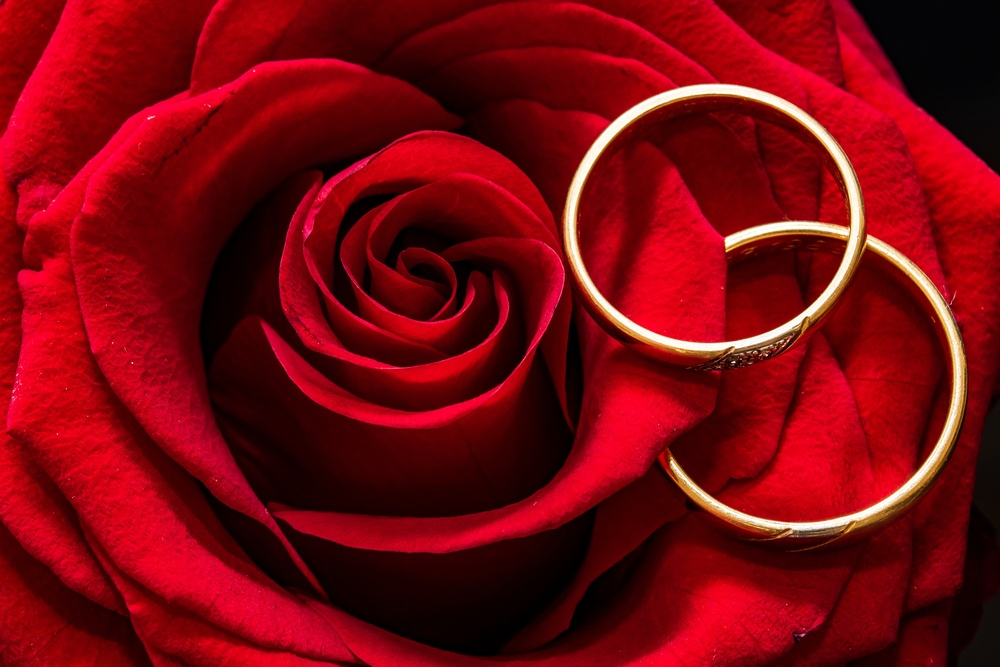
#> input picture GoruntuIsleme/19. Kendi Haar Cascade Dosyanı Yap !-20231009T192857Z-001/car_cascade/n/pexels_photo_415334.jpeg, 1000 x 667 px, shrunk from 6000 x 4000 before the run, given in place of the camera
$ jupyter execute RenkleriBulmaVeSayma.ipynb
#> lines starting #> are read from the running program, lines starting #| are printed output that depends on the picture; after the words box and inside, x2 and y2 are one past the last pixel; in counts of white or black regions, pixels touching at a corner belong together
[cell 1]
import cv2
import numpy as np

cap = cv2.VideoCapture(0)

lower_blue = np.array([100, 108, 100])
upper_blue = np.array([140, 255, 255])

# Pencereleri oluşturma ve ayarlama
cv2.namedWindow("frame", cv2.WND_PROP_FULLSCREEN)
cv2.setWindowProperty("frame", cv2.WND_PROP_FULLSCREEN, cv2.WINDOW_FULLSCREEN)
cv2.namedWindow("mask", cv2.WND_PROP_FULLSCREEN)
cv2.setWindowProperty("mask", cv2.WND_PROP_FULLSCREEN, cv2.WINDOW_FULLSCREEN)

font = cv2.FONT_HERSHEY_SIMPLEX
font_scale = 1
font_color = (255, 255, 255)
font_thickness = 2
font_position = (10, 30)

while 1:
    ret, frame = cap.read()
#> frame is the input picture: shape (667, 1000, 3); mean B, G, R 14.9, 7.5, 121.9
    if ret is False:
        break
    frame = cv2.flip(frame, 1)
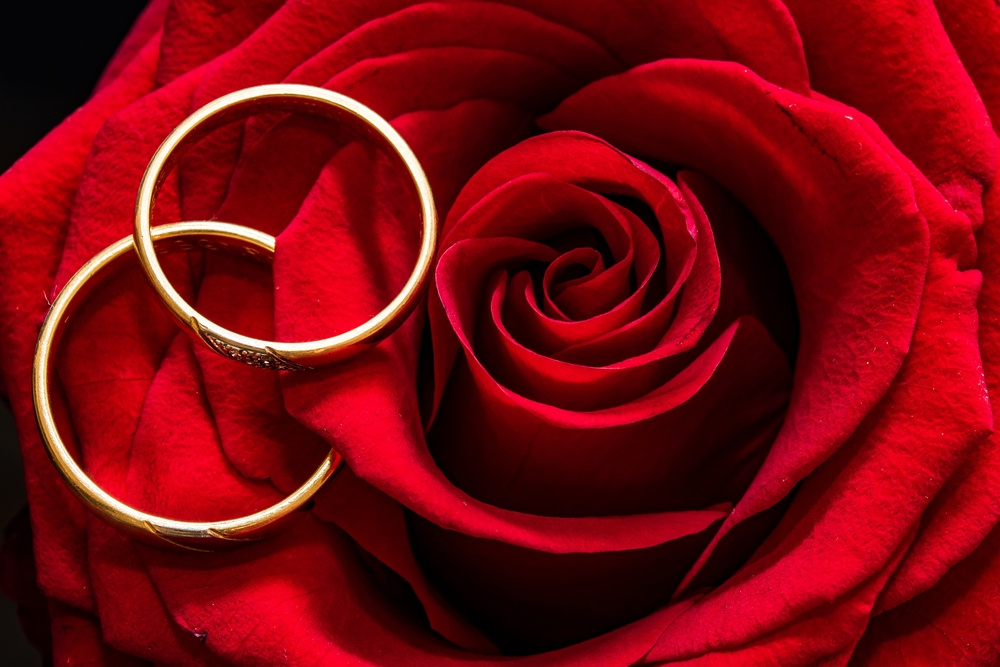
#> frame: shape (667, 1000, 3); mean B, G, R 14.9, 7.5, 121.9
    hsv = cv2.cvtColor(frame, cv2.COLOR_BGR2HSV)
#> hsv: shape (667, 1000, 3); mean H, S, V 124.6, 242.5, 121.9
    # Pencerenin boyutlarını
    height, width, _ = frame.shape
#> height = 667; width = 1000

    # mask ayarı
    mask = cv2.inRange(hsv, lower_blue, upper_blue)
#> mask: shape (667, 1000); every value is 0
    mask = cv2.erode(mask, (5, 5), iterations=2)
    mask = cv2.morphologyEx(mask, cv2.MORPH_OPEN, (5, 5))
    mask = cv2.dilate(mask, (5, 5), iterations=1)

    contours, _ = cv2.findContours(mask, cv2.RETR_TREE, cv2.CHAIN_APPROX_SIMPLE) # contours buldum
#> contours = []

    for contour in contours:
        x, y, w, h = cv2.boundingRect(contour)
        cv2.rectangle(frame, (x, y), (x + w, y + h), (0, 0, 255), 2)
        cv2.line(frame, (x+(int)(w/2), 0), (x+(int)(w/2), height), (0, 255, 0), 1)
        cv2.line(frame, (0, y+(int)(h/2)), (width, y+(int)(h/2)), (0, 255, 0), 1)
#> this loop made 0 passes

    # Cisim sayısını ekrana yazdırma
    object_count = len(contours)
#> object_count = 0
    cv2.putText(frame, f'Bulunan obje sayısı : {object_count}', font_position, font, font_scale, font_color, font_thickness)
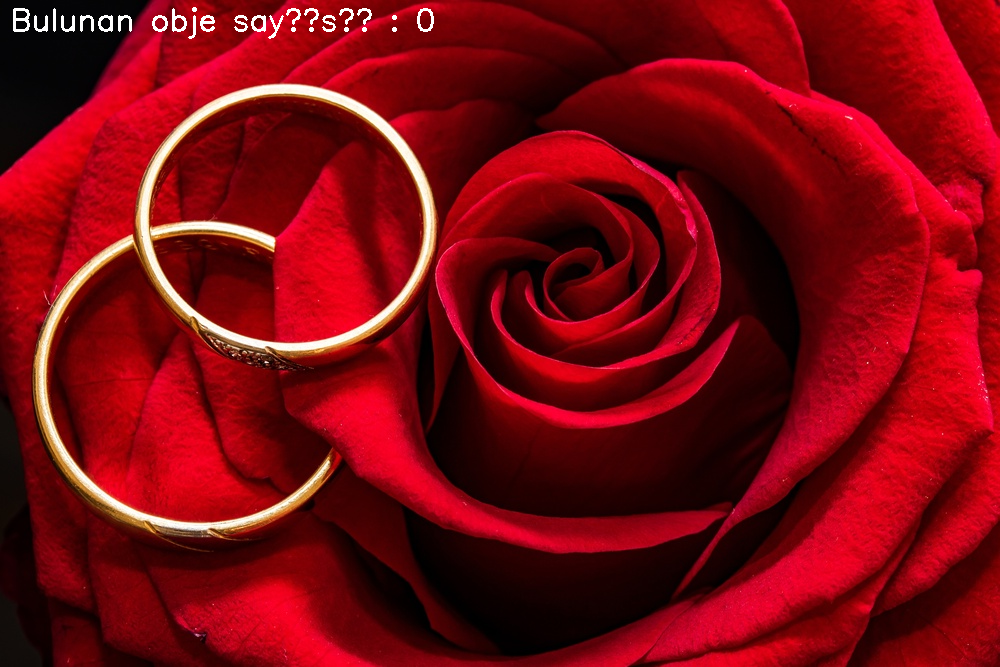
#> frame: shape (667, 1000, 3); 0.39% of pixels changed, all inside (x1, y1, x2, y2) = (13, 7, 434, 39)

    cv2.imshow("frame", frame)
    cv2.imshow("mask", mask)

    # Çıkış koşulu
    if cv2.waitKey(3) & 0xFF == ord('q'):
#> (key q is pressed here)
        break

cap.release()
cv2.destroyAllWindows()
